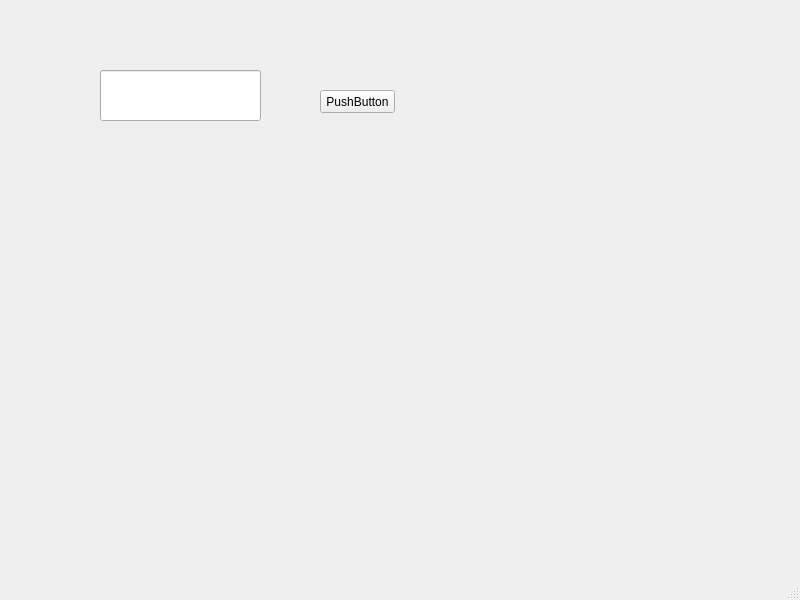
<?xml version="1.0" encoding="UTF-8"?>
<ui version="4.0">
 <class>MainWindow</class>
 <widget class="QMainWindow" name="MainWindow">
  <property name="geometry">
   <rect>
    <x>0</x>
    <y>0</y>
    <width>800</width>
    <height>600</height>
   </rect>
  </property>
  <property name="windowTitle">
   <string>MainWindow</string>
  </property>
  <widget class="QWidget" name="centralwidget">
   <widget class="QPushButton" name="pushButton">
    <property name="geometry">
     <rect>
      <x>320</x>
      <y>90</y>
      <width>75</width>
      <height>23</height>
     </rect>
    </property>
    <property name="text">
     <string>PushButton</string>
    </property>
   </widget>
   <widget class="QLineEdit" name="lineEdit">
    <property name="geometry">
     <rect>
      <x>100</x>
      <y>70</y>
      <width>161</width>
      <height>51</height>
     </rect>
    </property>
    <property name="font">
     <font>
      <family>Arial</family>
      <pointsize>12</pointsize>
      <weight>75</weight>
      <bold>true</bold>
     </font>
    </property>
   </widget>
  </widget>
  <widget class="QMenuBar" name="menubar">
   <property name="geometry">
    <rect>
     <x>0</x>
     <y>0</y>
     <width>800</width>
     <height>23</height>
    </rect>
   </property>
  </widget>
  <widget class="QStatusBar" name="statusbar"/>
 </widget>
 <resources/>
 <connections/>
</ui>
